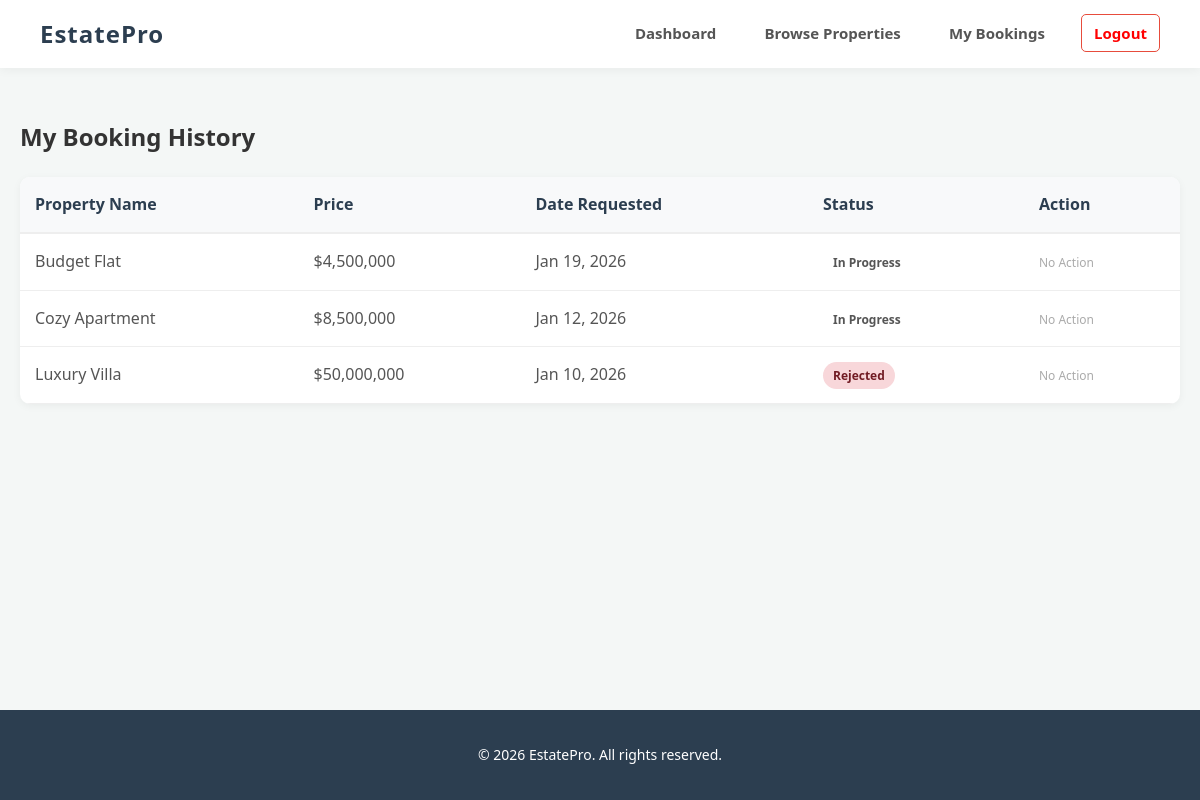
/index.php?action=bookings (signed in), run on the app's committed database.
### tables this page shows
CREATE TABLE `bookings` (
  `booking_id` int(11) NOT NULL,
  `prop_id` varchar(50) NOT NULL,
  `user_id` varchar(15) NOT NULL,
  `booking_date` datetime DEFAULT current_timestamp(),
  `status` varchar(20) DEFAULT 'Pending',
  `staff_id` varchar(15) DEFAULT NULL,
  `visit_date` date DEFAULT NULL,
  `visit_time` time DEFAULT NULL
);

CREATE TABLE `property_info` (
  `property_id` varchar(50) NOT NULL,
  `property_name` varchar(15) NOT NULL,
  `property_price` varchar(15) NOT NULL,
  `owner_id` varchar(15) NOT NULL,
  `buyer_name` varchar(15) NOT NULL,
  `buyer_phone` varchar(15) NOT NULL,
  `location` varchar(100) DEFAULT 'Dhaka',
  `status` varchar(20) DEFAULT 'Available',
  `description` text DEFAULT NULL,
  `property_image` varchar(255) DEFAULT 'default.jpg'
);

### controllers/UserController.php (called while the page is built, shortened)
<?php
include_once 'models/UserModel.php';
class UserController {
    private $model;
    public function __construct() {
        $database = new Database();
        $db = $database->connect();
        $this->model = new UserModel($db);
    }
    public function bookings() {
        $bookings = $this->model->getMyBookings($_SESSION['user_id']);
        include 'views/user/bookings.php';
    }
}
?>

### models/UserModel.php (called while the page is built, shortened)
<?php
class UserModel {
    private $conn;
    public function __construct($db) {
        $this->conn = $db;
    }
    public function getMyBookings($user_id) {
        $sql = "SELECT b.*, p.property_name, p.property_price
                FROM bookings b
                JOIN property_info p ON b.prop_id = p.property_id
                WHERE b.user_id = '$user_id'
                ORDER BY b.booking_date DESC";
        return $this->conn->query($sql);
    }
}
?>

### views/user/bookings.php (the view, shortened to what this page needs)
<?php include 'views/layout/header.php'; ?>
    <div class="container">
        <h2>My Booking History</h2>
        <?php if ($bookings->num_rows > 0): ?>
            <table>
                <thead>
                <tr>
                    <th>Property Name</th>
                    <th>Price</th>
                    <th>Date Requested</th>
                    <th>Status</th>
                    <th>Action</th>
                </tr>
                </thead>
                <tbody>
                <?php while($row = $bookings->fetch_assoc()): ?>
                    <tr>
                        <td><?php echo htmlspecialchars($row['property_name']); ?></td>
                        <td>$<?php echo number_format($row['property_price']); ?></td>
                        <td><?php echo date("M d, Y", strtotime($row['booking_date'])); ?></td>
                        <td>
                        <span class="status <?php echo strtolower($row['status']); ?>">
                            <?php echo $row['status']; ?>
                        </span>
                        </td>
                        <td>
                            <?php if ($row['status'] == 'Pending'): ?>
                                <form action="index.php?action=cancel" method="POST" onsubmit="return confirm('Are you sure you want to cancel this request?');">
                                    <input type="hidden" name="booking_id" value="<?php echo $row['booking_id']; ?>">
                                    <button type="submit" class="btn-cancel">Cancel Request</button>
                                </form>
                            <?php else: ?>
                                <span style="color: #aaa; font-size: 12px;">No Action</span>
                            <?php endif; ?>
                        </td>
                    </tr>
                <?php endwhile; ?>
                </tbody>
            </table>
        <?php endif; ?>
    </div>
<?php include 'views/layout/footer.php'; ?>

### css/style.css (style rules this page uses)
:root { --primary: #2c3e50; --secondary: #3498db; --accent: #1abc9c; --danger: #e74c3c; --warning: #f39c12; --success: #27ae60; --light: #f4f7f6; --white: #ffffff; --dark-text: #333333; --muted-text: #7f8c8d; }
* { box-sizing: border-box; }
body { font-family: 'Segoe UI', Tahoma, Geneva, Verdana, sans-serif; background-color: var(--light); margin: 0; padding: 0; color: var(--dark-text); line-height: 1.6; display: flex; flex-direction: column; min-height: 100vh; }
.container { max-width: 1200px; margin: 30px auto; padding: 0 20px; width: 100%; flex: 1; }
table { width: 100%; border-collapse: collapse; background: var(--white); border-radius: 10px; overflow: hidden; box-shadow: 0 2px 8px rgba(0,0,0,0.05); margin-top: 10px; }
thead { background-color: #f8f9fa; }
th { padding: 15px; text-align: left; font-weight: 600; color: var(--primary); border-bottom: 2px solid #eee; }
td { padding: 15px; border-bottom: 1px solid #eee; color: #555; vertical-align: middle; }
.status { padding: 5px 10px; border-radius: 15px; font-size: 12px; font-weight: bold; }
.status.rejected { background: #f8d7da; color: #721c24; }

### data on the page
bookings: property_info.property_name "Budget Flat", property_info.property_price "4,500,000", booking_date "Jan 19, 2026", status "In Progress", shows "No Action"
bookings: property_info.property_name "Cozy Apartment", property_info.property_price "8,500,000", booking_date "Jan 12, 2026", status "In Progress", shows "No Action"
bookings: property_info.property_name "Luxury Villa", property_info.property_price "50,000,000", booking_date "Jan 10, 2026", status "Rejected", shows "No Action"
